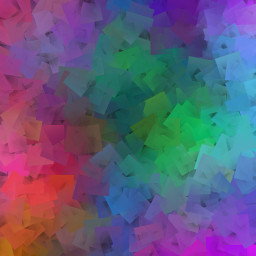
//> input picture images/blend1.jpg, 256 x 256 px, given in place of videoCurto2.mp4, which was not available
$ ./houghlines   (built with g++ and OpenCV 4)
//> lines starting //> are read from the running program, lines starting //| are printed output that depends on the picture; after the words box and inside, x2 and y2 are one past the last pixel; in counts of white or black regions, pixels touching at a corner belong together; pictures that were not available may be replaced by others from this repository, and a replacement may not be noted
/*
 * Hough Lines
 */

#include <iostream>
#include <opencv2/opencv.hpp>

using namespace std;
using namespace cv;

int main() {
    VideoCapture cap("../videoCurto2.mp4");
    Mat image1, image2, imageCanny1, imageCanny2, otherImage1, otherImage2;
    vector<Vec2f> lines1, lines2;

    cap>>image1;
//> image1 is the input picture: 256 rows x 256 cols, CV_8UC3; mean B, G, R 122.3, 90.9, 96.8
    cap>>image2;
    cap>>image2;
    cap>>image2;
    cap>>image2;
    cap>>image2;
    cap>>image2;
    cap>>image2;
    cap>>image2;
//    Mat image = imread("../images/resultTfoto.png");
    resize(image1, image1, Size(640,480));
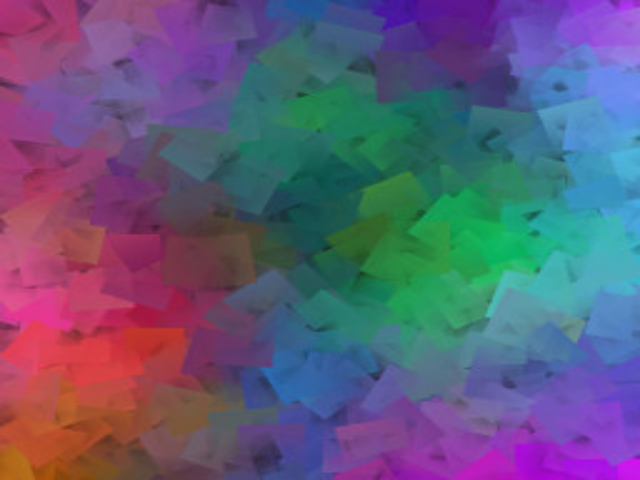
//> image1: 480 rows x 640 cols, CV_8UC3; mean B, G, R 122.2, 90.8, 96.7
    resize(image2, image2, Size(640,480));

//    imshow("imagem1", image1);
//    imshow("imagem2", image2);

    Canny(image1, imageCanny1, 50, 200, 3);
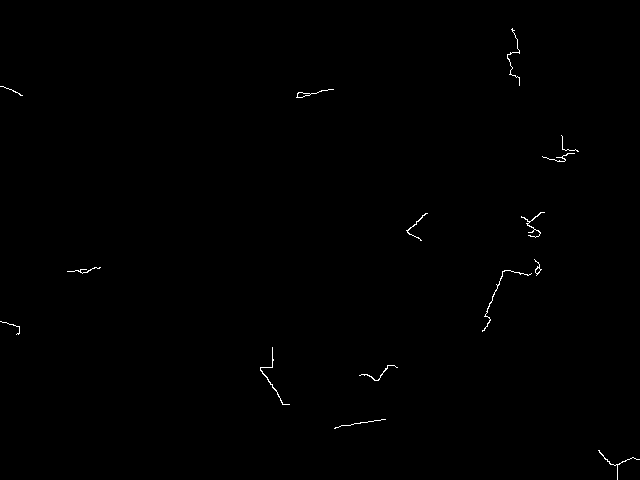
//> imageCanny1: 480 rows x 640 cols, CV_8UC1; 0.3% white in thin lines or dots
    Canny(image2, imageCanny2, 50, 200, 3);
    cvtColor(imageCanny1, otherImage1, CV_GRAY2BGR);
//> otherImage1: 480 rows x 640 cols, CV_8UC3; 0.3% white in thin lines or dots
    cvtColor(imageCanny2, otherImage2, CV_GRAY2BGR);

    HoughLines(imageCanny1, lines1, 1, CV_PI/180, 150, 0, 0 );
//> lines1 = empty
    HoughLines(imageCanny2, lines2, 1, CV_PI/180, 150, 0, 0 );
//> lines2 = empty

    // draw lines
    for( size_t i = 0; i < lines1.size(); i++ )
    {
        float rho = lines1[i][0], theta = lines1[i][1];
        cout<<"rho: "<<rho<<" theta: "<<theta<<endl;
        Point pt1, pt2;
        double a = cos(theta), b = sin(theta);
        double x0 = a*rho, y0 = b*rho;
        pt1.x = cvRound(x0 + 1000*(-b));
        pt1.y = cvRound(y0 + 1000*(a));
        pt2.x = cvRound(x0 - 1000*(-b));
        pt2.y = cvRound(y0 - 1000*(a));
        line( otherImage1, pt1, pt2, Scalar(0,0,255), 3, CV_AA);
    }
//> this loop made 0 passes
// [12 lines of commented-out code are left out]

    imshow("imagem21", otherImage1);
//    imshow("imagem22", otherImage2);

    waitKey();

    return 0;
}

$ run again, on images/blend2.jpg
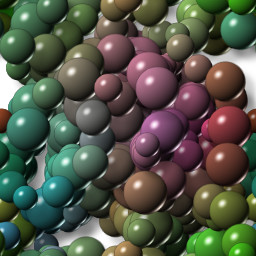
//> input picture images/blend2.jpg, 256 x 256 px, given in place of videoCurto2.mp4, which was not available
//> image1 is the input picture: 256 rows x 256 cols, CV_8UC3; mean B, G, R 71.6, 86.1, 82.2
//> `resize(image1, image1, Size(640,480));`:
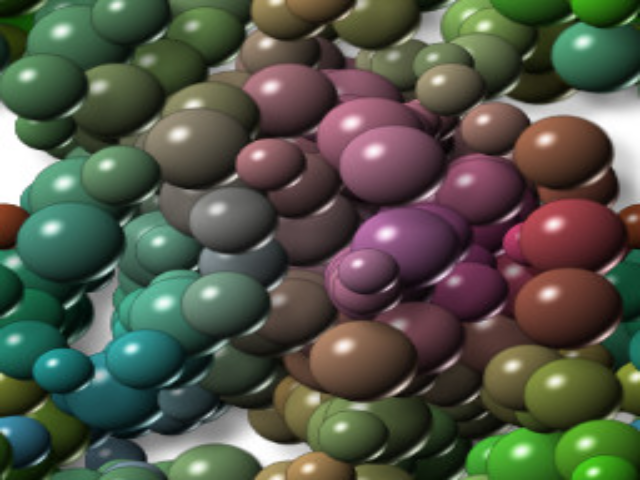
//> image1: 480 rows x 640 cols, CV_8UC3; mean B, G, R 71.5, 86, 82
//> `Canny(image1, imageCanny1, 50, 200, 3);`:
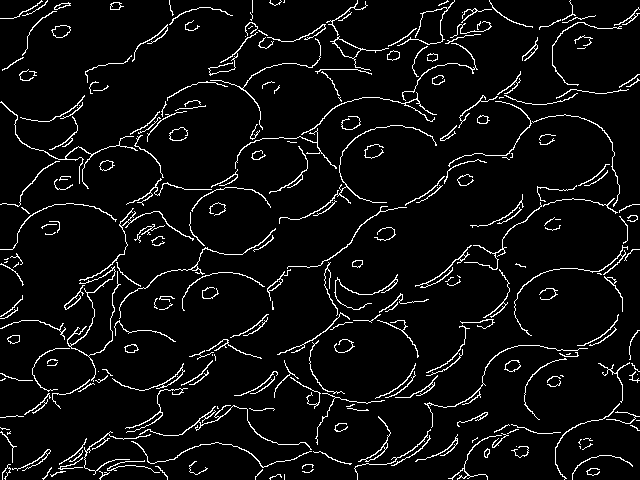
//> imageCanny1: 480 rows x 640 cols, CV_8UC1; 5.7% white in thin lines or dots
//> otherImage1: 480 rows x 640 cols, CV_8UC3; 5.7% white in thin lines or dots
//> lines1 = empty
